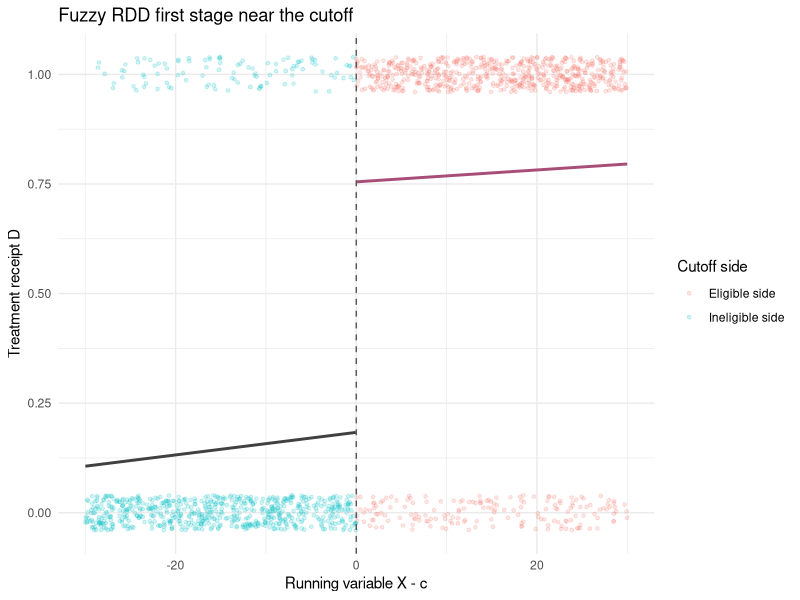
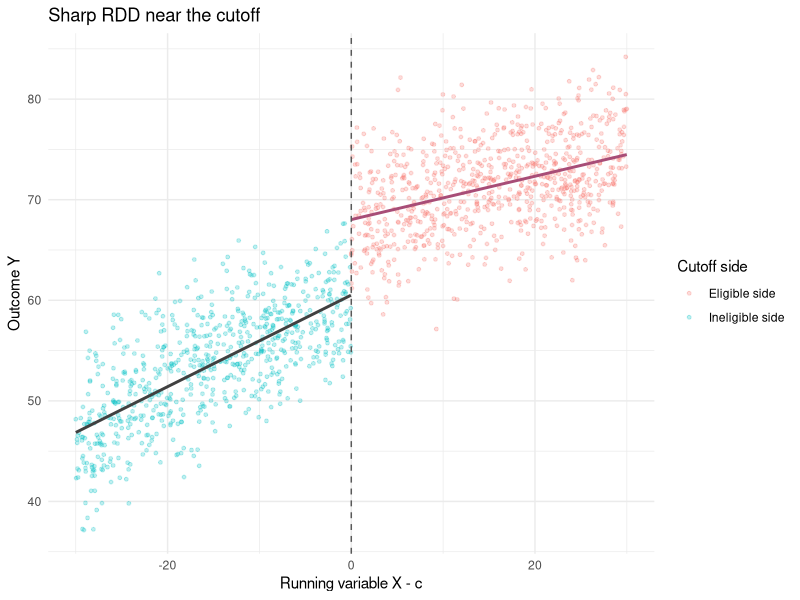

Write the R code that produced these figures, in order.
# Week 07: Regression discontinuity
# Student starter script. No external data files required.
# ggplot2 is optional and used only for visualisation.

# Aim of the script:
# 1. create a synthetic scholarship-cutoff dataset;
# 2. visualise the outcome jump at the cutoff;
# 3. visualise the fuzzy first stage;
# 4. leave the bandwidth estimates, covariate jump, and Wald ratio for you to compute.

set.seed(20260907)

n <- 2500
c <- 0
X <- runif(n, min = -50, max = 50)          # running variable centred at cutoff
X_c <- X - c
Z <- as.integer(X_c >= 0)                  # eligibility at the cutoff
D <- Z                                     # sharp RDD: treatment received equals eligibility
W <- 20 + 0.08 * X_c + rnorm(n, sd = 2)    # auxiliary covariate for a continuity diagnostic

outcome_without_scholarship <- 60 + 0.35 * X_c - 0.004 * X_c^2 +
  rnorm(n, sd = 4)
cutoff_component <- 7 * D
Y <- outcome_without_scholarship + cutoff_component

dat <- data.frame(X, X_c, Z, D, W, Y)

estimate_jump <- function(outcome, bandwidth, data = dat) {
  sub <- subset(data, abs(X_c) <= bandwidth)
  fit <- lm(as.formula(paste(outcome, "~ Z * X_c")), data = sub)
  coef(fit)["Z"]
}

# Fuzzy RDD extension: eligibility changes treatment probability but does not fully determine D.
prob_D_fuzzy <- ifelse(X_c < 0, 0.12 + 0.001 * (X_c + 50), 0.78 + 0.001 * X_c)
prob_D_fuzzy <- pmin(pmax(prob_D_fuzzy, 0.02), 0.98)
D_fuzzy <- rbinom(n, size = 1, prob = prob_D_fuzzy)
Y_fuzzy <- outcome_without_scholarship + 7 * D_fuzzy
dat_fuzzy <- data.frame(X, X_c, Z, D = D_fuzzy, W, Y = Y_fuzzy)

cat("\nWeek 07 starter script\n")
cat("----------------------\n")
cat("Sharp RDD data created as dat. Fuzzy RDD data created as dat_fuzzy.\n")
cat("First rows of dat:\n")
print(head(dat[, c("X_c", "Z", "D", "W", "Y")]))

cat("\nProcess:\n")
cat("1. Choose a bandwidth and keep observations near the cutoff.\n")
cat("2. Estimate the jump in Y at X = c using separate local linear trends.\n")
cat("3. Check whether the auxiliary covariate W also jumps at the cutoff.\n")
cat("4. For the fuzzy design, divide the outcome jump by the treatment jump.\n")

# TODO for students:
# Replace ___ in the lines below in your own copy, then run them.
#
# bandwidths <- c(10, 20, 35)
# sharp_estimates <- data.frame(
#   bandwidth = bandwidths,
#   rdd_estimate = sapply(bandwidths, function(h) estimate_jump("___", h))
# )
# sharp_estimates
#
# covariate_jump_W <- estimate_jump("___", 20)
# covariate_jump_W
#
# delta_y <- estimate_jump("___", 20, data = dat_fuzzy)
# delta_d <- estimate_jump("___", 20, data = dat_fuzzy)
# fuzzy_wald <- ___ / ___
# fuzzy_wald

cat("\nDataviz process:\n")
cat("Plot 1 shows the outcome discontinuity at the cutoff, using only observations close to the cutoff.\n")
cat("Plot 2 shows the fuzzy first stage: eligibility changes treatment probability, but not everyone complies.\n")

if (requireNamespace("ggplot2", quietly = TRUE)) {
  library(ggplot2)

  # Focus the picture on observations near the cutoff; far-away observations are less informative for local identification.
  dat_near <- subset(dat, abs(X_c) <= 30)
  dat_near$side <- ifelse(dat_near$Z == 1, "Eligible side", "Ineligible side")

  # Sharp RDD plot: fit separate local linear trends on the two sides of the cutoff.
  plot_sharp_rdd <- ggplot(dat_near, aes(x = X_c, y = Y, colour = side)) +
    geom_point(alpha = 0.25, size = 1) +
    geom_smooth(data = subset(dat_near, X_c < 0), method = "lm",
                formula = y ~ x, se = FALSE, colour = "grey25") +
    geom_smooth(data = subset(dat_near, X_c >= 0), method = "lm",
                formula = y ~ x, se = FALSE, colour = "#a84d77") +
    geom_vline(xintercept = 0, linetype = "dashed", colour = "grey35") +
    labs(
      title = "Sharp RDD near the cutoff",
      x = "Running variable X - c",
      y = "Outcome Y",
      colour = "Cutoff side"
    ) +
    theme_minimal()

  dat_fuzzy_near <- subset(dat_fuzzy, abs(X_c) <= 30)
  dat_fuzzy_near$side <- ifelse(dat_fuzzy_near$Z == 1, "Eligible side", "Ineligible side")

  # Fuzzy first-stage plot: the jump is in treatment probability, not necessarily from 0 to 1.
  plot_fuzzy_first_stage <- ggplot(dat_fuzzy_near, aes(x = X_c, y = D, colour = side)) +
    geom_jitter(height = 0.04, width = 0, alpha = 0.18, size = 1) +
    geom_smooth(data = subset(dat_fuzzy_near, X_c < 0), method = "lm",
                formula = y ~ x, se = FALSE, colour = "grey25") +
    geom_smooth(data = subset(dat_fuzzy_near, X_c >= 0), method = "lm",
                formula = y ~ x, se = FALSE, colour = "#a84d77") +
    geom_vline(xintercept = 0, linetype = "dashed", colour = "grey35") +
    labs(
      title = "Fuzzy RDD first stage near the cutoff",
      x = "Running variable X - c",
      y = "Treatment receipt D",
      colour = "Cutoff side"
    ) +
    theme_minimal()

  if (interactive()) {
    print(plot_sharp_rdd)
    print(plot_fuzzy_first_stage)
  } else {
    cat("Plots created as plot_sharp_rdd and plot_fuzzy_first_stage. Run the script in RStudio to display them.\n")
  }
} else {
  cat("ggplot2 is not installed. To draw the figures, run install.packages(\"ggplot2\") once, then rerun this script.\n")
}
